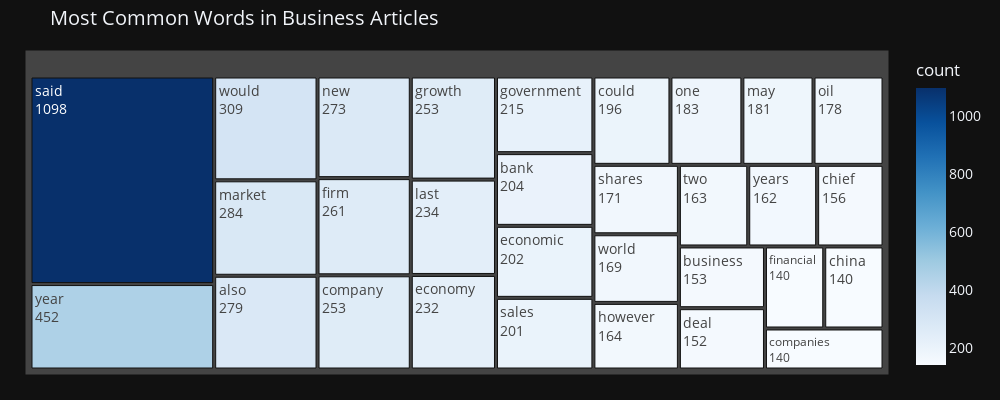
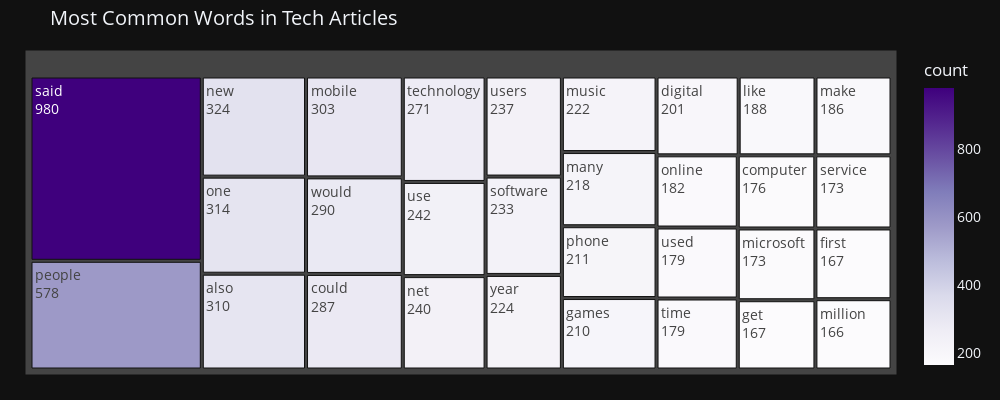
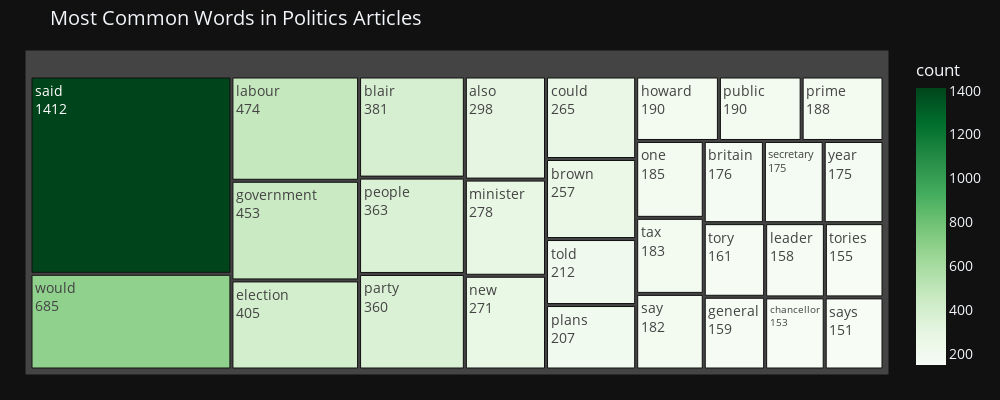
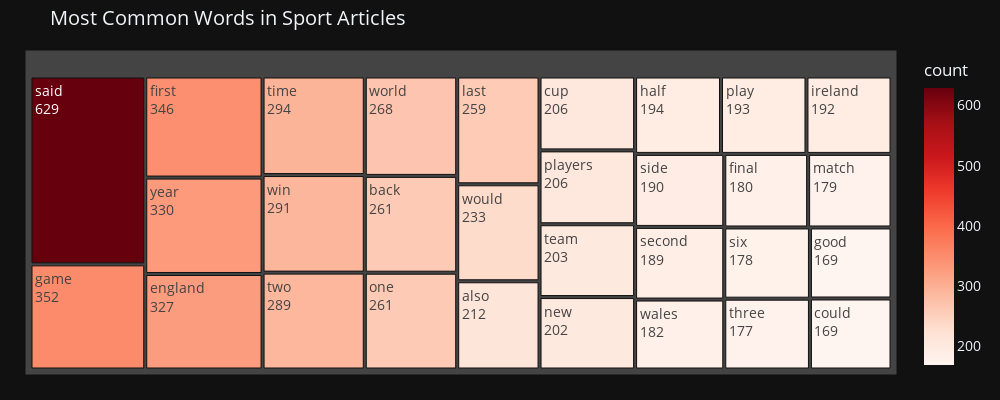

The cell these charts' notebook holds for them, in order:
### Code cell
# Create and display treemaps for the top words in each category
# Helper function to create the treemaps for each category
def create_category_treemap(category, top_n=30):

    # Create dataframe for treemap
    treemap_data = pd.DataFrame(get_top_n_words(category, top_n), columns=['word', 'count'])

    # Custom color schemes for each category
    color_schemes = {
        'business': 'Blues',
        'entertainment': 'Teal',
        'politics': 'Greens',
        'sport': 'Reds',
        'tech': 'Purples'
    }

    # Create treemap
    fig = px.treemap(
        treemap_data,
        path=['word'],
        values='count',
        title=f'Most Common Words in {category.capitalize()} Articles',
        color='count',
        color_continuous_scale=color_schemes.get(category, 'Viridis'),
        height=400,
        width=1000
    )

    fig.update_layout(
        margin=dict(t=50, l=25, r=25, b=25),
        font=dict(size=14)
    )

    fig.update_traces(
        textinfo='label+value',
        hovertemplate='<b>%{label}</b><br>Count: %{value}<extra></extra>'
    )

    return fig


for category in bbcnews_train['Category'].unique():
    fig = create_category_treemap(category)
    fig.show()

### Figure 1 — Plotly figure (JSON) as saved in the notebook; plotly's stock layout.template omitted (floating-point values rounded to 4 significant figures)
{"data": [{"branchvalues": "total", "customdata": [[1098.0], [452.0], [309.0], [284.0], [279.0], [273.0], [261.0], [253.0], [253.0], [234.0], [232.0], [215.0], [204.0], [202.0], [201.0], [196.0], [183.0], [181.0], [178.0], [171.0], [169.0], [164.0], [163.0], [162.0], [156.0], [153.0], [152.0], [140.0], [140.0], [140.0]], "domain": {"x": [0.0, 1.0], "y": [0.0, 1.0]}, "hovertemplate": "<b>%{label}</b><br>Count: %{value}<extra></extra>", "ids": ["said", "year", "would", "market", "also", "new", "firm", "company", "growth", "last", "economy", "government", "bank", "economic", "sales", "could", "one", "may", "oil", "shares", "world", "however", "two", "years", "chief", "business", "deal", "financial", "china", "companies"], "labels": ["said", "year", "would", "market", "also", "new", "firm", "company", "growth", "last", "economy", "government", "bank", "economic", "sales", "could", "one", "may", "oil", "shares", "world", "however", "two", "years", "chief", "business", "deal", "financial", "china", "companies"], "marker": {"coloraxis": "coloraxis", "colors": [1098.0, 452.0, 309.0, 284.0, 279.0, 273.0, 261.0, 253.0, 253.0, 234.0, 232.0, 215.0, 204.0, 202.0, 201.0, 196.0, 183.0, 181.0, 178.0, 171.0, 169.0, 164.0, 163.0, 162.0, 156.0, 153.0, 152.0, 140.0, 140.0, 140.0]}, "name": "", "parents": ["", "", "", "", "", "", "", "", "", "", "", "", "", "", "", "", "", "", "", "", "", "", "", "", "", "", "", "", "", ""], "values": [1098.0, 452.0, 309.0, 284.0, 279.0, 273.0, 261.0, 253.0, 253.0, 234.0, 232.0, 215.0, 204.0, 202.0, 201.0, 196.0, 183.0, 181.0, 178.0, 171.0, 169.0, 164.0, 163.0, 162.0, 156.0, 153.0, 152.0, 140.0, 140.0, 140.0], "type": "treemap", "textinfo": "label+value"}], "layout": {"coloraxis": {"colorbar": {"title": {"text": "count"}}, "colorscale": [[0.0, "rgb(247,251,255)"], [0.125, "rgb(222,235,247)"], [0.25, "rgb(198,219,239)"], [0.375, "rgb(158,202,225)"], [0.5, "rgb(107,174,214)"], [0.625, "rgb(66,146,198)"], [0.75, "rgb(33,113,181)"], [0.875, "rgb(8,81,156)"], [1.0, "rgb(8,48,107)"]]}, "legend": {"tracegroupgap": 0}, "title": {"text": "Most Common Words in Business Articles"}, "height": 400, "width": 1000, "margin": {"t": 50, "l": 25, "r": 25, "b": 25}, "font": {"size": 14}}}

### Figure 2 — Plotly figure (JSON) as saved in the notebook; plotly's stock layout.template omitted (floating-point values rounded to 4 significant figures)
{"data": [{"branchvalues": "total", "customdata": [[980.0], [578.0], [324.0], [314.0], [310.0], [303.0], [290.0], [287.0], [271.0], [242.0], [240.0], [237.0], [233.0], [224.0], [222.0], [218.0], [211.0], [210.0], [201.0], [188.0], [186.0], [182.0], [179.0], [179.0], [176.0], [173.0], [173.0], [167.0], [167.0], [166.0]], "domain": {"x": [0.0, 1.0], "y": [0.0, 1.0]}, "hovertemplate": "<b>%{label}</b><br>Count: %{value}<extra></extra>", "ids": ["said", "people", "new", "one", "also", "mobile", "would", "could", "technology", "use", "net", "users", "software", "year", "music", "many", "phone", "games", "digital", "like", "make", "online", "used", "time", "computer", "service", "microsoft", "get", "first", "million"], "labels": ["said", "people", "new", "one", "also", "mobile", "would", "could", "technology", "use", "net", "users", "software", "year", "music", "many", "phone", "games", "digital", "like", "make", "online", "used", "time", "computer", "service", "microsoft", "get", "first", "million"], "marker": {"coloraxis": "coloraxis", "colors": [980.0, 578.0, 324.0, 314.0, 310.0, 303.0, 290.0, 287.0, 271.0, 242.0, 240.0, 237.0, 233.0, 224.0, 222.0, 218.0, 211.0, 210.0, 201.0, 188.0, 186.0, 182.0, 179.0, 179.0, 176.0, 173.0, 173.0, 167.0, 167.0, 166.0]}, "name": "", "parents": ["", "", "", "", "", "", "", "", "", "", "", "", "", "", "", "", "", "", "", "", "", "", "", "", "", "", "", "", "", ""], "values": [980.0, 578.0, 324.0, 314.0, 310.0, 303.0, 290.0, 287.0, 271.0, 242.0, 240.0, 237.0, 233.0, 224.0, 222.0, 218.0, 211.0, 210.0, 201.0, 188.0, 186.0, 182.0, 179.0, 179.0, 176.0, 173.0, 173.0, 167.0, 167.0, 166.0], "type": "treemap", "textinfo": "label+value"}], "layout": {"coloraxis": {"colorbar": {"title": {"text": "count"}}, "colorscale": [[0.0, "rgb(252,251,253)"], [0.125, "rgb(239,237,245)"], [0.25, "rgb(218,218,235)"], [0.375, "rgb(188,189,220)"], [0.5, "rgb(158,154,200)"], [0.625, "rgb(128,125,186)"], [0.75, "rgb(106,81,163)"], [0.875, "rgb(84,39,143)"], [1.0, "rgb(63,0,125)"]]}, "legend": {"tracegroupgap": 0}, "title": {"text": "Most Common Words in Tech Articles"}, "height": 400, "width": 1000, "margin": {"t": 50, "l": 25, "r": 25, "b": 25}, "font": {"size": 14}}}

### Figure 3 — Plotly figure (JSON) as saved in the notebook; plotly's stock layout.template omitted (floating-point values rounded to 4 significant figures)
{"data": [{"branchvalues": "total", "customdata": [[1412.0], [685.0], [474.0], [453.0], [405.0], [381.0], [363.0], [360.0], [298.0], [278.0], [271.0], [265.0], [257.0], [212.0], [207.0], [190.0], [190.0], [188.0], [185.0], [183.0], [182.0], [176.0], [175.0], [175.0], [161.0], [159.0], [158.0], [155.0], [153.0], [151.0]], "domain": {"x": [0.0, 1.0], "y": [0.0, 1.0]}, "hovertemplate": "<b>%{label}</b><br>Count: %{value}<extra></extra>", "ids": ["said", "would", "labour", "government", "election", "blair", "people", "party", "also", "minister", "new", "could", "brown", "told", "plans", "howard", "public", "prime", "one", "tax", "say", "britain", "secretary", "year", "tory", "general", "leader", "tories", "chancellor", "says"], "labels": ["said", "would", "labour", "government", "election", "blair", "people", "party", "also", "minister", "new", "could", "brown", "told", "plans", "howard", "public", "prime", "one", "tax", "say", "britain", "secretary", "year", "tory", "general", "leader", "tories", "chancellor", "says"], "marker": {"coloraxis": "coloraxis", "colors": [1412.0, 685.0, 474.0, 453.0, 405.0, 381.0, 363.0, 360.0, 298.0, 278.0, 271.0, 265.0, 257.0, 212.0, 207.0, 190.0, 190.0, 188.0, 185.0, 183.0, 182.0, 176.0, 175.0, 175.0, 161.0, 159.0, 158.0, 155.0, 153.0, 151.0]}, "name": "", "parents": ["", "", "", "", "", "", "", "", "", "", "", "", "", "", "", "", "", "", "", "", "", "", "", "", "", "", "", "", "", ""], "values": [1412.0, 685.0, 474.0, 453.0, 405.0, 381.0, 363.0, 360.0, 298.0, 278.0, 271.0, 265.0, 257.0, 212.0, 207.0, 190.0, 190.0, 188.0, 185.0, 183.0, 182.0, 176.0, 175.0, 175.0, 161.0, 159.0, 158.0, 155.0, 153.0, 151.0], "type": "treemap", "textinfo": "label+value"}], "layout": {"coloraxis": {"colorbar": {"title": {"text": "count"}}, "colorscale": [[0.0, "rgb(247,252,245)"], [0.125, "rgb(229,245,224)"], [0.25, "rgb(199,233,192)"], [0.375, "rgb(161,217,155)"], [0.5, "rgb(116,196,118)"], [0.625, "rgb(65,171,93)"], [0.75, "rgb(35,139,69)"], [0.875, "rgb(0,109,44)"], [1.0, "rgb(0,68,27)"]]}, "legend": {"tracegroupgap": 0}, "title": {"text": "Most Common Words in Politics Articles"}, "height": 400, "width": 1000, "margin": {"t": 50, "l": 25, "r": 25, "b": 25}, "font": {"size": 14}}}

### Figure 4 — Plotly figure (JSON) as saved in the notebook; plotly's stock layout.template omitted (floating-point values rounded to 4 significant figures)
{"data": [{"branchvalues": "total", "customdata": [[629.0], [352.0], [346.0], [330.0], [327.0], [294.0], [291.0], [289.0], [268.0], [261.0], [261.0], [259.0], [233.0], [212.0], [206.0], [206.0], [203.0], [202.0], [194.0], [193.0], [192.0], [190.0], [189.0], [182.0], [180.0], [179.0], [178.0], [177.0], [169.0], [169.0]], "domain": {"x": [0.0, 1.0], "y": [0.0, 1.0]}, "hovertemplate": "<b>%{label}</b><br>Count: %{value}<extra></extra>", "ids": ["said", "game", "first", "year", "england", "time", "win", "two", "world", "back", "one", "last", "would", "also", "cup", "players", "team", "new", "half", "play", "ireland", "side", "second", "wales", "final", "match", "six", "three", "good", "could"], "labels": ["said", "game", "first", "year", "england", "time", "win", "two", "world", "back", "one", "last", "would", "also", "cup", "players", "team", "new", "half", "play", "ireland", "side", "second", "wales", "final", "match", "six", "three", "good", "could"], "marker": {"coloraxis": "coloraxis", "colors": [629.0, 352.0, 346.0, 330.0, 327.0, 294.0, 291.0, 289.0, 268.0, 261.0, 261.0, 259.0, 233.0, 212.0, 206.0, 206.0, 203.0, 202.0, 194.0, 193.0, 192.0, 190.0, 189.0, 182.0, 180.0, 179.0, 178.0, 177.0, 169.0, 169.0]}, "name": "", "parents": ["", "", "", "", "", "", "", "", "", "", "", "", "", "", "", "", "", "", "", "", "", "", "", "", "", "", "", "", "", ""], "values": [629.0, 352.0, 346.0, 330.0, 327.0, 294.0, 291.0, 289.0, 268.0, 261.0, 261.0, 259.0, 233.0, 212.0, 206.0, 206.0, 203.0, 202.0, 194.0, 193.0, 192.0, 190.0, 189.0, 182.0, 180.0, 179.0, 178.0, 177.0, 169.0, 169.0], "type": "treemap", "textinfo": "label+value"}], "layout": {"coloraxis": {"colorbar": {"title": {"text": "count"}}, "colorscale": [[0.0, "rgb(255,245,240)"], [0.125, "rgb(254,224,210)"], [0.25, "rgb(252,187,161)"], [0.375, "rgb(252,146,114)"], [0.5, "rgb(251,106,74)"], [0.625, "rgb(239,59,44)"], [0.75, "rgb(203,24,29)"], [0.875, "rgb(165,15,21)"], [1.0, "rgb(103,0,13)"]]}, "legend": {"tracegroupgap": 0}, "title": {"text": "Most Common Words in Sport Articles"}, "height": 400, "width": 1000, "margin": {"t": 50, "l": 25, "r": 25, "b": 25}, "font": {"size": 14}}}
